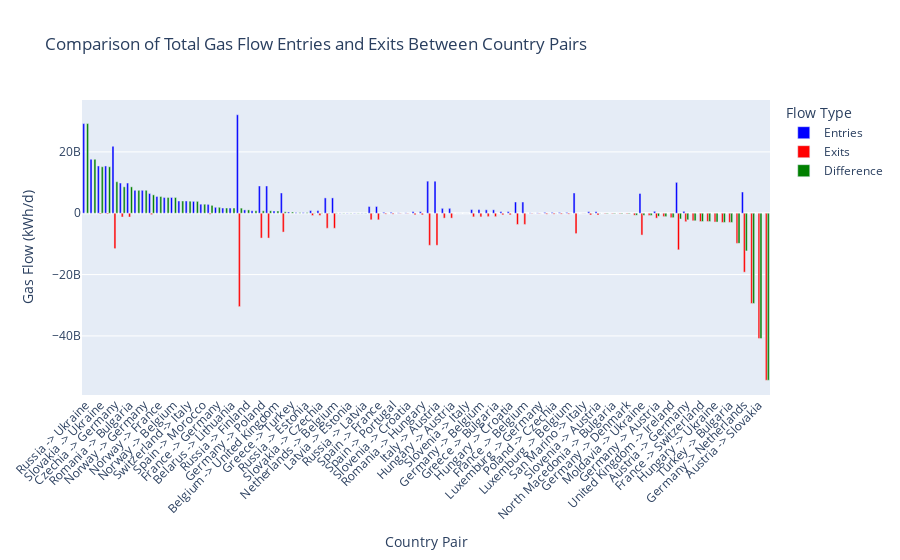

The code cell stored with this chart in its notebook:
### Code cell
# Create a long-form DataFrame suitable for Plotly Express
long_df = pd.melt(diff_df, 
                  id_vars=['countryPair'], 
                  value_vars=['Entries', 'Exits','Difference'], 
                  var_name='FlowType', 
                  value_name='Value')

# Define custom color mapping
color_mapping = {
    'Entries': 'blue', 'Exits': 'red','Difference':'green'}

# Create the bar chart
fig = px.bar(long_df, 
             x='countryPair', 
             y='Value', 
             color='FlowType', 
             color_discrete_map=color_mapping,
             labels={'countryPair': 'Country Pair', 'Value': 'Gas Flow (kWh/d)','Difference':'Total diff' ,'FlowType': 'Flow Type'},
             title='Comparison of Total Gas Flow Entries and Exits Between Country Pairs')

# Update layout for better readability
fig.update_layout(
    barmode='group',
    xaxis_tickangle=-45,
    yaxis=dict(
        title='Gas Flow (kWh/d)',
        showgrid=True
    ),
    xaxis=dict(
        title='Country Pair',
        categoryorder='total descending'
    )
)


# Show the figure
fig.show()

### Figure 1 — Plotly figure (JSON) as saved in the notebook; plotly's stock layout.template omitted (floating-point values rounded to 4 significant figures)
{"data": [{"alignmentgroup": "True", "hovertemplate": "Flow Type=Entries<br>Country Pair=%{x}<br>Gas Flow (kWh/d)=%{y}<extra></extra>", "legendgroup": "Entries", "marker": {"color": "blue", "pattern": {"shape": ""}}, "name": "Entries", "offsetgroup": "Entries", "orientation": "v", "showlegend": true, "textposition": "auto", "type": "bar", "x": ["Austria -> Germany", "Austria -> Hungary", "Austria -> Italy", "Austria -> Slovakia", "Austria -> Slovenia", "Belarus -> Lithuania", "Belgium -> France", "Belgium -> Germany", "Belgium -> Luxemburg", "Belgium -> Netherlands", "Belgium -> Norway", "Belgium -> United Kingdom", "Bulgaria -> Greece", "Bulgaria -> North Macedonia", "Bulgaria -> Romania", "Bulgaria -> Turkey", "Croatia -> Hungary", "Croatia -> Slovenia", "Czechia -> Germany", "Czechia -> Poland", "Czechia -> Slovakia", "Denmark -> Germany", "Estonia -> Latvia", "Estonia -> Russia", "France -> Belgium", "France -> Germany", "France -> Spain", "France -> Switzerland", "Germany -> Austria", "Germany -> Belgium", "Germany -> Czechia", "Germany -> Denmark", "Germany -> France", "Germany -> Luxemburg", "Germany -> Netherlands", "Germany -> Norway", "Germany -> Poland", "Germany -> Switzerland", "Greece -> Bulgaria", "Greece -> Turkey", "Hungary -> Austria", "Hungary -> Croatia", "Hungary -> Romania", "Hungary -> Ukraine", "Italy -> Austria", "Italy -> Slovenia", "Italy -> Switzerland", "Latvia -> Estonia", "Latvia -> Russia", "Libya -> Italy", "Luxemburg -> Belgium", "Luxemburg -> Germany", "Moldavia -> Ukraine", "Netherlands -> Belgium", "Netherlands -> Germany", "North Macedonia -> Bulgaria", "Norway -> Belgium", "Norway -> France", "Norway -> Germany", "Norway -> United Kingdom", "Poland -> Czechia", "Poland -> Germany", "Portugal -> Spain", "Romania -> Bulgaria", "Romania -> Hungary", "Romania -> Ukraine", "Russia -> Estonia", "Russia -> Finland", "Russia -> Latvia", "Russia -> Lithuania", "Russia -> Ukraine", "San Marino -> Italy", "Serbia -> Hungary", "Slovakia -> Austria", "Slovakia -> Czechia", "Slovakia -> Ukraine", "Slovenia -> Austria", "Slovenia -> Croatia", "Slovenia -> Italy", "Spain -> France", "Spain -> Morocco", "Spain -> Portugal", "Switzerland -> France", "Switzerland -> Germany", "Switzerland -> Italy", "Turkey -> Bulgaria", "Turkey -> Greece", "Ukraine -> Hungary", "Ukraine -> Moldavia", "Ukraine -> Romania", "Ukraine -> Slovakia", "United Kingdom -> Belgium", "United Kingdom -> Ireland", "United Kingdom -> Netherlands"], "xaxis": "x", "y": [626397236, 1591661821, 10457939761, 0, 503820405, 1690832930, 3654710373, 1186306801, 250107684, 4998000000.0, 5133876308, 719558055, 1109253626, 0, 9843000000.0, 0, 526655043, 119929481, 21807438120, 265605798, 847766446, 0, 74963383, 227070258, 3654710373, 1934352239, 2190777543, 0, 626397236, 1186306801, 32109322041, 0, 3868704478, 111275981, 6920000000.0, 7473000000.0, 8886846108, 0, 1109253626, 398238894, 1591661821, 526655043, 519300000.0, 0, 10457939761, 2777256, 3992157256, 74963383, 74963383, 1703364014, 250107684, 111275981, 6438000000.0, 4998000000.0, 10060000000.0, 0, 5133876308, 5453810263, 7473000000.0, 17588604189, 265605798, 8886846108, 301991114, 9843000000.0, 519300000.0, 6605000000.0, 227070258, 1087223100, 74963383, 0, 29230000000.0, 0, 0, 0, 847766446, 15413503673, 503820405, 119929481, 2777256, 2190777543, 2940135131, 301991114, 0, 0, 3992157256, 0, 796477788, 2878103000, 6438000000.0, 6605000000.0, 15413503673, 0, 0, 0], "yaxis": "y"}, {"alignmentgroup": "True", "hovertemplate": "Flow Type=Exits<br>Country Pair=%{x}<br>Gas Flow (kWh/d)=%{y}<extra></extra>", "legendgroup": "Exits", "marker": {"color": "red", "pattern": {"shape": ""}}, "name": "Exits", "offsetgroup": "Exits", "orientation": "v", "showlegend": true, "textposition": "auto", "type": "bar", "x": ["Austria -> Germany", "Austria -> Hungary", "Austria -> Italy", "Austria -> Slovakia", "Austria -> Slovenia", "Belarus -> Lithuania", "Belgium -> France", "Belgium -> Germany", "Belgium -> Luxemburg", "Belgium -> Netherlands", "Belgium -> Norway", "Belgium -> United Kingdom", "Bulgaria -> Greece", "Bulgaria -> North Macedonia", "Bulgaria -> Romania", "Bulgaria -> Turkey", "Croatia -> Hungary", "Croatia -> Slovenia", "Czechia -> Germany", "Czechia -> Poland", "Czechia -> Slovakia", "Denmark -> Germany", "Estonia -> Latvia", "Estonia -> Russia", "France -> Belgium", "France -> Germany", "France -> Spain", "France -> Switzerland", "Germany -> Austria", "Germany -> Belgium", "Germany -> Czechia", "Germany -> Denmark", "Germany -> France", "Germany -> Luxemburg", "Germany -> Netherlands", "Germany -> Norway", "Germany -> Poland", "Germany -> Switzerland", "Greece -> Bulgaria", "Greece -> Turkey", "Hungary -> Austria", "Hungary -> Croatia", "Hungary -> Romania", "Hungary -> Ukraine", "Italy -> Austria", "Italy -> Slovenia", "Italy -> Switzerland", "Latvia -> Estonia", "Latvia -> Russia", "Libya -> Italy", "Luxemburg -> Belgium", "Luxemburg -> Germany", "Moldavia -> Ukraine", "Netherlands -> Belgium", "Netherlands -> Germany", "North Macedonia -> Bulgaria", "Norway -> Belgium", "Norway -> France", "Norway -> Germany", "Norway -> United Kingdom", "Poland -> Czechia", "Poland -> Germany", "Portugal -> Spain", "Romania -> Bulgaria", "Romania -> Hungary", "Romania -> Ukraine", "Russia -> Estonia", "Russia -> Finland", "Russia -> Latvia", "Russia -> Lithuania", "Russia -> Ukraine", "San Marino -> Italy", "Serbia -> Hungary", "Slovakia -> Austria", "Slovakia -> Czechia", "Slovakia -> Ukraine", "Slovenia -> Austria", "Slovenia -> Croatia", "Slovenia -> Italy", "Spain -> France", "Spain -> Morocco", "Spain -> Portugal", "Switzerland -> France", "Switzerland -> Germany", "Switzerland -> Italy", "Turkey -> Bulgaria", "Turkey -> Greece", "Ukraine -> Hungary", "Ukraine -> Moldavia", "Ukraine -> Romania", "Ukraine -> Slovakia", "United Kingdom -> Belgium", "United Kingdom -> Ireland", "United Kingdom -> Netherlands"], "xaxis": "x", "y": [-2763488083, -1591658891, -10457892635, -40841906397, -557742906, 0, -3658167688, -1186306808, -281492893, -4899000000.0, 0, 0, -1109254232, -159326653, -1238372978, -2992060663, -526711000, -109695170, -11532436339, -292035129, -738884801, -190302598, 0, 0, -3658167688, 0, -2137784769, -2688735199, -1601837254, -1186306808, -30443421723, -190302598, 0, -121116084, -19220000000.0, 0, -8098000000.0, -9824002159, -1109254232, 0, -1591658891, -526711000, -519215000, -2872785491, -10457892635, -2776837, 0, 0, 0, 0, -281492893, -121116084, -7117000000.0, -4899000000.0, -11920000000.0, -159326653, 0, 0, 0, 0, -292035129, -8098000000.0, -289315151, -1238372978, -519215000, -6637000000.0, 0, 0, 0, -636912274, 0, -34708214, -1097242000, -54455875196, -738884801, -264663880, -557742906, -109695170, -2776837, -2137784769, 0, -289315151, -2688735199, -29418736591, -66455509, -2992060663, 0, -315669000, -445100000.0, -6142000000.0, -264663880, -718631008, -1441190700, -2454000000.0], "yaxis": "y"}, {"alignmentgroup": "True", "hovertemplate": "Flow Type=Difference<br>Country Pair=%{x}<br>Gas Flow (kWh/d)=%{y}<extra></extra>", "legendgroup": "Difference", "marker": {"color": "green", "pattern": {"shape": ""}}, "name": "Difference", "offsetgroup": "Difference", "orientation": "v", "showlegend": true, "textposition": "auto", "type": "bar", "x": ["Austria -> Germany", "Austria -> Hungary", "Austria -> Italy", "Austria -> Slovakia", "Austria -> Slovenia", "Belarus -> Lithuania", "Belgium -> France", "Belgium -> Germany", "Belgium -> Luxemburg", "Belgium -> Netherlands", "Belgium -> Norway", "Belgium -> United Kingdom", "Bulgaria -> Greece", "Bulgaria -> North Macedonia", "Bulgaria -> Romania", "Bulgaria -> Turkey", "Croatia -> Hungary", "Croatia -> Slovenia", "Czechia -> Germany", "Czechia -> Poland", "Czechia -> Slovakia", "Denmark -> Germany", "Estonia -> Latvia", "Estonia -> Russia", "France -> Belgium", "France -> Germany", "France -> Spain", "France -> Switzerland", "Germany -> Austria", "Germany -> Belgium", "Germany -> Czechia", "Germany -> Denmark", "Germany -> France", "Germany -> Luxemburg", "Germany -> Netherlands", "Germany -> Norway", "Germany -> Poland", "Germany -> Switzerland", "Greece -> Bulgaria", "Greece -> Turkey", "Hungary -> Austria", "Hungary -> Croatia", "Hungary -> Romania", "Hungary -> Ukraine", "Italy -> Austria", "Italy -> Slovenia", "Italy -> Switzerland", "Latvia -> Estonia", "Latvia -> Russia", "Libya -> Italy", "Luxemburg -> Belgium", "Luxemburg -> Germany", "Moldavia -> Ukraine", "Netherlands -> Belgium", "Netherlands -> Germany", "North Macedonia -> Bulgaria", "Norway -> Belgium", "Norway -> France", "Norway -> Germany", "Norway -> United Kingdom", "Poland -> Czechia", "Poland -> Germany", "Portugal -> Spain", "Romania -> Bulgaria", "Romania -> Hungary", "Romania -> Ukraine", "Russia -> Estonia", "Russia -> Finland", "Russia -> Latvia", "Russia -> Lithuania", "Russia -> Ukraine", "San Marino -> Italy", "Serbia -> Hungary", "Slovakia -> Austria", "Slovakia -> Czechia", "Slovakia -> Ukraine", "Slovenia -> Austria", "Slovenia -> Croatia", "Slovenia -> Italy", "Spain -> France", "Spain -> Morocco", "Spain -> Portugal", "Switzerland -> France", "Switzerland -> Germany", "Switzerland -> Italy", "Turkey -> Bulgaria", "Turkey -> Greece", "Ukraine -> Hungary", "Ukraine -> Moldavia", "Ukraine -> Romania", "Ukraine -> Slovakia", "United Kingdom -> Belgium", "United Kingdom -> Ireland", "United Kingdom -> Netherlands"], "xaxis": "x", "y": [-2137090847, 2930, 47126, -40841906397, -53922501, 1690832930, -3457315, -7, -31385209, 99090000.0, 5133876308, 719558055, -606, -159326653, 8605000000.0, -2992060663, -55957, 10234311, 10275001781, -26429331, 108881645, -190302598, 74963383, 227070258, -3457315, 1934352239, 52992774, -2688735199, -975440018, -7, 1665900318, -190302598, 3868704478, -9840103, -12300000000.0, 7473000000.0, 789300000.0, -9824002159, -606, 398238894, 2930, -55957, 59530.0, -2872785491, 47126, 419, 3992157256, 74963383, 74963383, 1703364014, -31385209, -9840103, -679800000.0, 99090000.0, -1867000000.0, -159326653, 5133876308, 5453810263, 7473000000.0, 17588604189, -26429331, 789300000.0, 12675963, 8605000000.0, 59530.0, -32200000.0, 227070258, 1087223100, 74963383, -636912274, 29230000000.0, -34708214, -1097242000, -54455875196, 108881645, 15148839793, -53922501, 10234311, 419, 52992774, 2940135131, 12675963, -2688735199, -29418736591, 3925701747, -2992060663, 796477788, 2562434000, 5993000000.0, 463300000.0, 15148839793, -718631008, -1441190700, -2454000000.0], "yaxis": "y"}], "layout": {"barmode": "group", "legend": {"title": {"text": "Flow Type"}, "tracegroupgap": 0}, "title": {"text": "Comparison of Total Gas Flow Entries and Exits Between Country Pairs"}, "xaxis": {"anchor": "y", "categoryorder": "total descending", "domain": [0, 1], "tickangle": -45, "title": {"text": "Country Pair"}}, "yaxis": {"anchor": "x", "domain": [0, 1], "showgrid": true, "title": {"text": "Gas Flow (kWh/d)"}}}}
